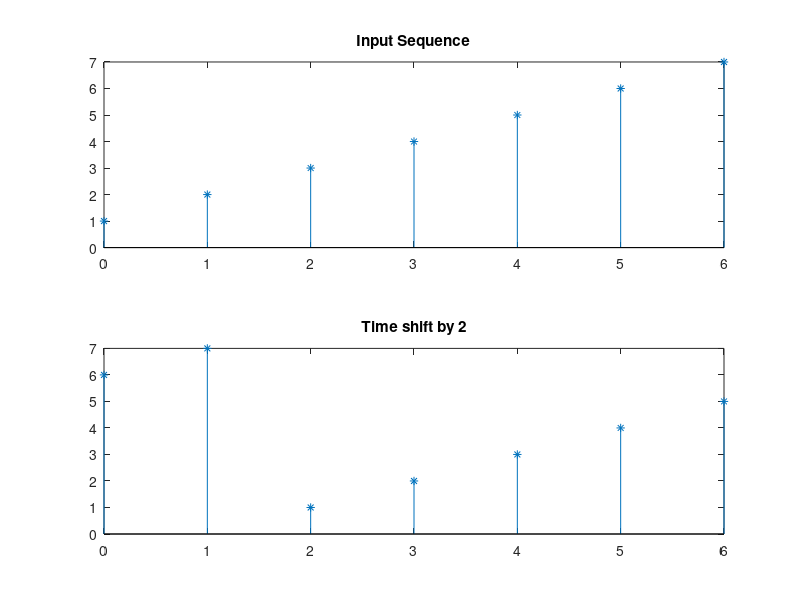

Source code (MATLAB):
clc;
clear all;
close all;

#-----------Taking Input And stem it

#fs = 40;
#n = 0: 1/fs:1;
#xinput = 5*sin(2*pi*6*n);

xinput = [ 1 2 3 4 5 6 7];
xlen = length(xinput);
n = 0:xlen-1;
subplot(2,1,1);
stem(n,xinput,'*');
title('Input Sequence');
#axis([-1 7 -1 8]);

#--------------DFT

point = xlen; # How many point DFT

if(point < xlen)
  error(" Can't perform DFT");
endif

xinput = [xinput, zeros(1,point-xlen)];

for k = 0:point-1
   xD(k+1) = 0; # Since index starts from 1 so it is k+1
   for n = 0:point-1
     xD(k+1) = xD(k+1) + xinput(n+1)*exp(-i*2*pi*k*n/point);
   endfor
endfor



# Time Shifting property
##Step-01
m = 2;
for k=0:point-1
  xD(k+1) = xD(k+1)*exp(-i*2*pi*m*k/point);
endfor


##Step-02
#--------------Inverse DFT

for k = 0:point-1
   xID(k+1) = 0; # Since index starts from 1 so it is k+1
   for n = 0:point-1
     xID(k+1) = xID(k+1) + xD(n+1)*exp(i*2*pi*k*n/point);
   endfor
   xID(k+1) = xID(k+1)/point;
endfor

#----- ploting Inverse DFT and we will get time shift of the input

n = 0:point-1;
subplot(2,1,2);
stem(n,xID,'*');
axis tight;
title('Time shift by 2');


